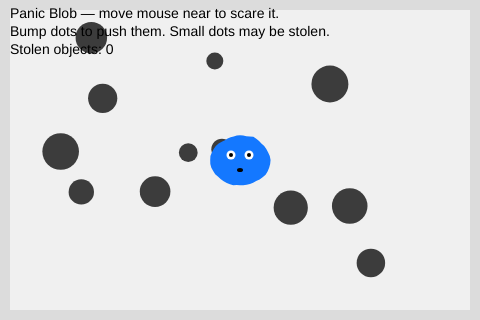
Frame 1 (no input)
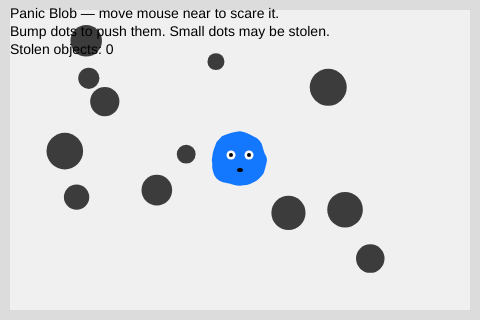
Frame 60 (no input)
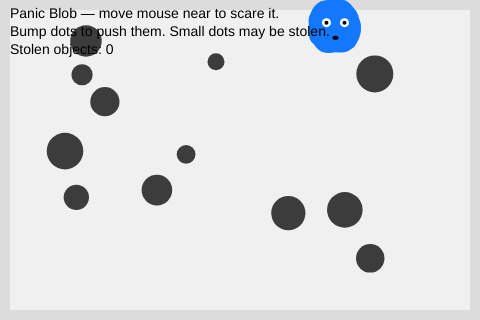
Frame 120 (the mouse pressed at the canvas centre since frame 60)

The p5.js sketch that drew these frames (run headless with seeded random() and noise() and a simulated clock; from frame 60 on, the mouse is pressed at the canvas centre):

// p5.js sketch
// ── sketch.js
// Object representing a soft animated blob
let blob = {
  // Position of the blob (centre of the shape)
  x: 240,
  y: 160,

  // Base size and shape resolution
  r: 28,
  points: 48,

  // Shape deformation settings
  wobble: 8,
  wobbleFreq: 0.8,

  // Time values for animation
  t: 0,
  tSpeed: 0.01,

  // --- Panic movement tuning ---
  vx: 0,
  vy: 0,
  accel: 0.28,
  maxSpeed: 5.0,
  fearRadius: 140,
  jitter: 1.4, // Commit 5: slightly calmer shake
  damping: 0.92,

  // --- Mischief tuning (balanced) ---
  stealSize: 14,
  stealChance: 0.06, // Commit 5: reduced for better pacing
};

// --- Small map objects ---
let objects = [];
let score = 0;

function setup() {
  createCanvas(480, 320);
  noStroke();
  textFont("sans-serif");
  textSize(14);

  for (let i = 0; i < 12; i++) {
    objects.push(makeObject());
  }
}

function draw() {
  background(240);

  blob.t += blob.tSpeed;

  drawWalls();
  updatePanicMotion();
  updateMischief();
  drawObjects();
  drawBlob();

  // --- Final on-screen guidance (GitHub Pages friendly) ---
  fill(0);
  text("Panic Blob — move mouse near to scare it.", 10, 18);
  text("Bump dots to push them. Small dots may be stolen.", 10, 36);
  text("Stolen objects: " + score, 10, 54);
}

// --- Draw blob with panic readability ---
function drawBlob() {
  const fear = getFearAmount();
  const speedBoost = lerp(1.0, 2.4, fear);
  const wobbleBoost = lerp(1.0, 1.9, fear);

  fill(20, 120, 255);
  beginShape();

  for (let i = 0; i < blob.points; i++) {
    const a = (i / blob.points) * TAU;
    const n = noise(
      cos(a) * blob.wobbleFreq + 100,
      sin(a) * blob.wobbleFreq + 100,
      blob.t * speedBoost,
    );

    const r =
      blob.r +
      map(n, 0, 1, -blob.wobble * wobbleBoost, blob.wobble * wobbleBoost);

    const shake = (noise(i * 0.12, blob.t * 5) - 0.5) * 1.1 * fear;

    vertex(blob.x + cos(a) * (r + shake), blob.y + sin(a) * (r + shake));
  }

  endShape(CLOSE);
  drawPanicFace(fear);
}

// --- Panic face (final tuned version) ---
function drawPanicFace(fear) {
  const dx = blob.x - mouseX;
  const dy = blob.y - mouseY;
  const d = max(0.0001, sqrt(dx * dx + dy * dy));

  const lookX = (dx / d) * 6 * fear;
  const lookY = (dy / d) * 6 * fear;

  const jx = (noise(1000, blob.t * 10) - 0.5) * 2.5 * fear;
  const jy = (noise(2000, blob.t * 10) - 0.5) * 2.5 * fear;

  fill(255);
  const eyeSize = lerp(9, 12, fear);
  ellipse(blob.x - 9 + jx, blob.y - 5 + jy, eyeSize, eyeSize);
  ellipse(blob.x + 9 + jx, blob.y - 5 + jy, eyeSize, eyeSize);

  fill(0);
  ellipse(blob.x - 9 + lookX + jx, blob.y - 5 + lookY + jy, 4, 4);
  ellipse(blob.x + 9 + lookX + jx, blob.y - 5 + lookY + jy, 4, 4);

  // Commit 5: mouth slightly shrinks when calmer
  const mouthW = lerp(6, 9, fear);
  const mouthH = lerp(4, 10, fear);
  ellipse(blob.x + jx, blob.y + 10 + jy, mouthW, mouthH);
}

// --- Panic movement ---
function updatePanicMotion() {
  const fear = getFearAmount();
  blob.vx *= blob.damping;
  blob.vy *= blob.damping;

  if (fear > 0.001) {
    const dx = blob.x - mouseX;
    const dy = blob.y - mouseY;
    const d = max(0.0001, sqrt(dx * dx + dy * dy));
    const nx = dx / d;
    const ny = dy / d;

    blob.vx += nx * blob.accel * (1 + 2.1 * fear);
    blob.vy += ny * blob.accel * (1 + 2.1 * fear);
  }

  const sp = sqrt(blob.vx * blob.vx + blob.vy * blob.vy);
  if (sp > blob.maxSpeed) {
    blob.vx = (blob.vx / sp) * blob.maxSpeed;
    blob.vy = (blob.vy / sp) * blob.maxSpeed;
  }

  blob.x += blob.vx;
  blob.y += blob.vy;

  blob.x += (noise(300, blob.t * 18) - 0.5) * blob.jitter * fear;
  blob.y += (noise(400, blob.t * 18) - 0.5) * blob.jitter * fear;

  const pad = 18;
  if (blob.x < pad || blob.x > width - pad) blob.vx *= -0.85;
  if (blob.y < pad || blob.y > height - pad) blob.vy *= -0.85;

  blob.x = constrain(blob.x, pad, width - pad);
  blob.y = constrain(blob.y, pad, height - pad);
}

// --- Mischief mechanic (balanced) ---
function updateMischief() {
  for (const o of objects) {
    if (o.stolen) {
      o.life -= 1; // Commit 5: stolen objects eventually fall off

      o.offsetA += 0.04;
      o.x = blob.x + cos(o.offsetA) * o.offsetD;
      o.y = blob.y + sin(o.offsetA) * o.offsetD;

      if (o.life <= 0) {
        o.stolen = false;
        o.vx = random(-1, 1);
        o.vy = random(-1, 1);
      }
      continue;
    }

    const dx = o.x - blob.x;
    const dy = o.y - blob.y;
    const d = sqrt(dx * dx + dy * dy);

    if (d < o.r + blob.r * 0.75) {
      const nx = dx / max(0.0001, d);
      const ny = dy / max(0.0001, d);

      o.vx += nx * 2 + blob.vx * 0.3;
      o.vy += ny * 2 + blob.vy * 0.3;

      if (o.r < blob.stealSize && random() < blob.stealChance) {
        o.stolen = true;
        o.life = int(random(180, 300)); // Commit 5: limited steal duration
        score += 1;
      }
    }

    o.x += o.vx;
    o.y += o.vy;
    o.vx *= 0.95;
    o.vy *= 0.95;
  }
}

// --- Helpers ---
function getFearAmount() {
  const dx = blob.x - mouseX;
  const dy = blob.y - mouseY;
  const d = sqrt(dx * dx + dy * dy);
  const fear = constrain(1 - d / blob.fearRadius, 0, 1);
  return fear * fear;
}

function drawWalls() {
  fill(220);
  rect(0, 0, width, 10);
  rect(0, height - 10, width, 10);
  rect(0, 0, 10, height);
  rect(width - 10, 0, 10, height);
}

function makeObject() {
  return {
    x: random(30, width - 30),
    y: random(30, height - 30),
    r: random(8, 22),
    vx: random(-0.3, 0.3),
    vy: random(-0.3, 0.3),
    stolen: false,
    offsetA: random(TAU),
    offsetD: random(14, 24),
    life: 0,
  };
}

function drawObjects() {
  for (const o of objects) {
    fill(o.stolen ? color(255, 180, 0) : 60);
    ellipse(o.x, o.y, o.r * 2, o.r * 2);
  }
}
